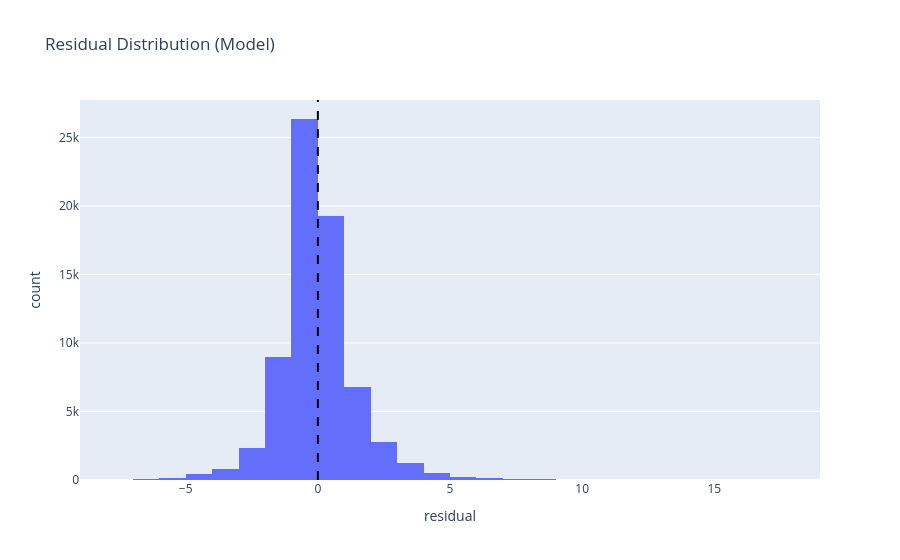
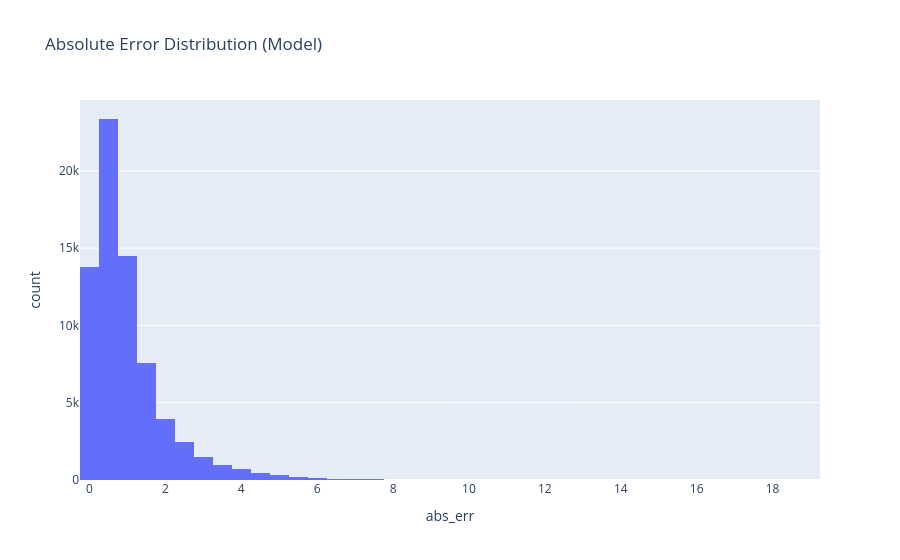

The cell these charts' notebook holds for them, in order:
### Code cell
# Residual distribution
bt_df['residual'] = resid
bt_df['abs_err'] = bt_df.residual.abs()
fig_resid = px.histogram(bt_df, x='residual', nbins=50, title='Residual Distribution (Model)')
fig_resid.add_vline(x=0, line_dash='dash', line_color='black')
fig_resid.show()

fig_abs = px.histogram(bt_df, x='abs_err', nbins=50, title='Absolute Error Distribution (Model)')
fig_abs.show()
print('Residual mean:', resid.mean(), '| std:', resid.std())

### Figure 1 — Plotly figure (JSON) as saved in the notebook; plotly's stock layout.template omitted (floating-point values rounded to 4 significant figures; data arrays with more than 128 entries replaced by an {"elided": "..."} marker saying what was removed)
{"data": [{"bingroup": "x", "hovertemplate": "residual=%{x}<br>count=%{y}<extra></extra>", "legendgroup": "", "marker": {"color": "#636efa", "pattern": {"shape": ""}}, "name": "", "nbinsx": 50, "orientation": "v", "showlegend": false, "type": "histogram", "x": {"elided": "70228 float values"}, "xaxis": "x", "yaxis": "y"}], "layout": {"barmode": "relative", "legend": {"tracegroupgap": 0}, "shapes": [{"line": {"color": "black", "dash": "dash"}, "type": "line", "x0": 0, "x1": 0, "xref": "x", "y0": 0, "y1": 1, "yref": "y domain"}], "title": {"text": "Residual Distribution (Model)"}, "xaxis": {"anchor": "y", "domain": [0, 1], "title": {"text": "residual"}}, "yaxis": {"anchor": "x", "domain": [0, 1], "title": {"text": "count"}}}}

### Figure 2 — Plotly figure (JSON) as saved in the notebook; plotly's stock layout.template omitted (floating-point values rounded to 4 significant figures; data arrays with more than 128 entries replaced by an {"elided": "..."} marker saying what was removed)
{"data": [{"bingroup": "x", "hovertemplate": "abs_err=%{x}<br>count=%{y}<extra></extra>", "legendgroup": "", "marker": {"color": "#636efa", "pattern": {"shape": ""}}, "name": "", "nbinsx": 50, "orientation": "v", "showlegend": false, "type": "histogram", "x": {"elided": "70228 float values"}, "xaxis": "x", "yaxis": "y"}], "layout": {"barmode": "relative", "legend": {"tracegroupgap": 0}, "title": {"text": "Absolute Error Distribution (Model)"}, "xaxis": {"anchor": "y", "domain": [0, 1], "title": {"text": "abs_err"}}, "yaxis": {"anchor": "x", "domain": [0, 1], "title": {"text": "count"}}}}
